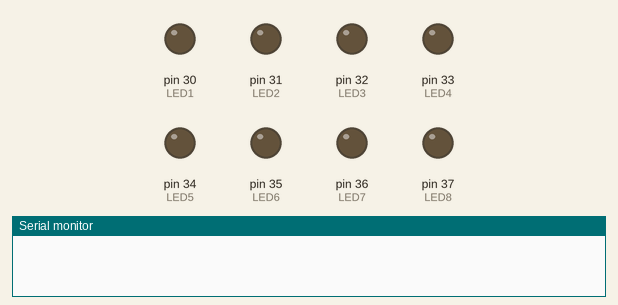
Recording of a sketch running on a simulated Arduino Mega 2560, built with avr-gcc and run on an emulated ATmega2560. Shown: output pins drawn as LEDs (lit = HIGH), the last lines printed to the serial monitor.

Above: at 0.1 s.
At 4.1 s:
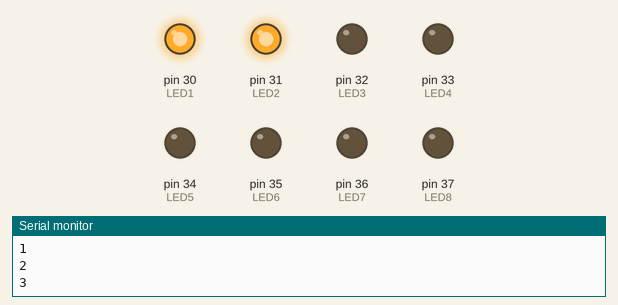
At 9.1 s:
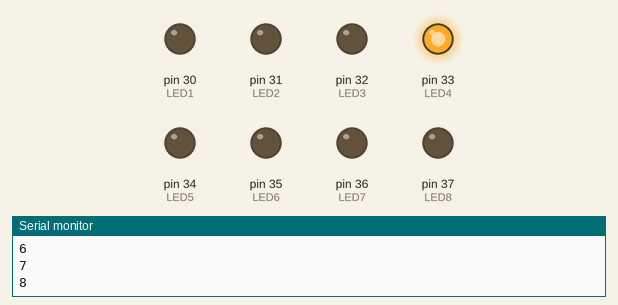
At 19.1 s:
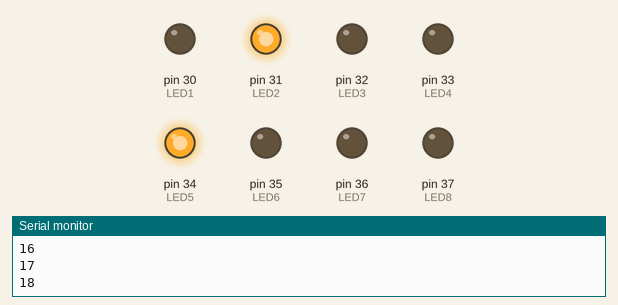
At 28.7 s:
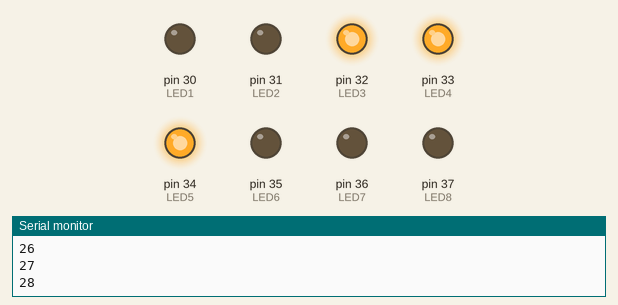
At 38.7 s:
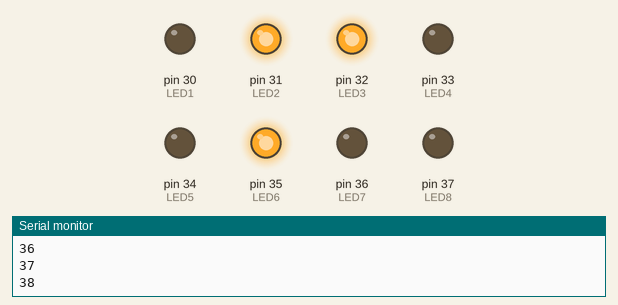
Timing chart, 0 to 40.0 s (numbered marks = the images above):
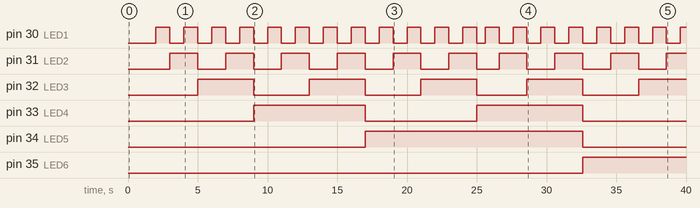

Measured:
- by itself, pin 30 (LED1): goes 11 × (HIGH 1.0 s, LOW 1.0 s), HIGH 1.0 s, LOW 0.60 s, 7 × (HIGH 1.0 s, LOW 1.0 s), then HIGH
- by itself, pin 31 (LED2): goes 5 × (HIGH 2.0 s, LOW 2.0 s), HIGH 2.0 s, LOW 1.6 s, 3 × (HIGH 2.0 s, LOW 2.0 s), then HIGH
- by itself, pin 32 (LED3): alternates HIGH for 4.0 s and LOW for 4.0 s
- by itself, pin 33 (LED4): alternates HIGH for 7.8 s and LOW for 8.0 s
- by itself, pin 34 (LED5): LOW → HIGH at 17.0 s, → LOW 15.6 s later
- by itself, pin 35 (LED6): LOW → HIGH at 32.6 s

The sketch:

sketch_nov1a.ino
```cpp
/***************************************************
*
*8つのLEDを1bitずつ光らせるプログラム
*
***************************************************/

// LEDのピン番号を定義
#define LED1 30
#define LED2 31
#define LED3 32
#define LED4 33
#define LED5 34
#define LED6 35
#define LED7 36
#define LED8 37
#define TIMER_END 255  // タイマーの終わり
#define UPDATE_INTERVAL 10  // LEDの点滅周期 10で1秒 100で10秒
#define NUM_LEDS 8  // LEDの数
int ledPins[NUM_LEDS] = {30, 31, 32, 33, 34, 35, 36, 37};
unsigned int currentMinute = 0;  // Start of Timer

// プロトタイプ宣言
void updatecurrentTimer(int &currentTimer);

void setup(){
    // LEDを出力モードに設定
    pinMode(LED1, OUTPUT);
    pinMode(LED2, OUTPUT);
    pinMode(LED3, OUTPUT);
    pinMode(LED4, OUTPUT);
    pinMode(LED5, OUTPUT);
    pinMode(LED6, OUTPUT);
    pinMode(LED7, OUTPUT);
    pinMode(LED8, OUTPUT);
    Serial.begin(9600);
}

void loop(){
    // staticを付けて変数の値を保持
    static unsigned char count = 0;
    static unsigned long millis_buf = 0;
    static int currentTimer = 0;  // これがmax255で止まるタイマーになる
    static int state = HIGH;

    //100ミリ秒経過したら次の処理に移行する

    while ((millis() - millis_buf) < 100){
        ;
    }
    millis_buf = millis();
    // Serial.println(millis_buf);

    count++;

    if (count % UPDATE_INTERVAL == 0) {
        timer(currentTimer);
        updatecurrentTimer(currentTimer);
    }
}

void updatecurrentTimer(int &currentTimer) {
    Serial.println(currentTimer);
    currentTimer++;
    if (currentTimer > TIMER_END) {
        currentTimer = 0;
    }
}

void timer(int &currentTimer){
    for (int i = 0; i < NUM_LEDS; i++) {
      if (currentTimer & (1 << i)) {
        digitalWrite(ledPins[i], HIGH);
      } else {
        digitalWrite(ledPins[i], LOW);
      }
    }
}
```
